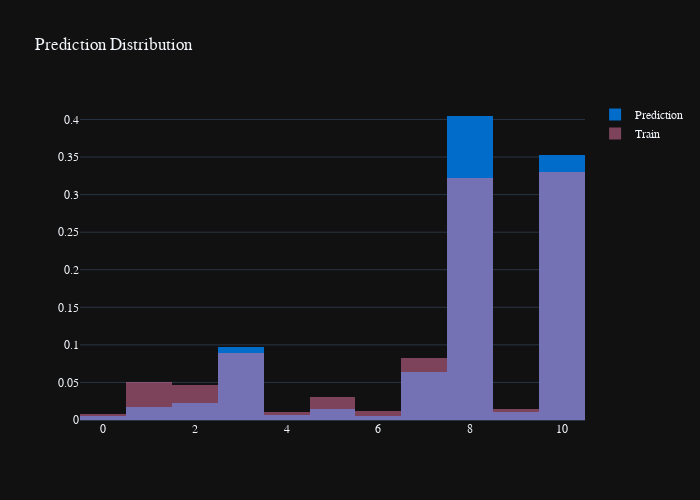

Notebook source saved alongside this figure:
### Code cell
fig = go.Figure(layout=plotly_template['layout'])
fig.add_trace(
    go.Histogram(
        x=test_df[Config.target],
        name=f'Prediction',
        histnorm='probability',
        marker=dict(color=color_palette['Bin'][0]),
        #line=dict(color='black')
    ),
)

fig.add_trace(
    go.Histogram(
        x=df_train[Config.target],
        name=f'Train',
        histnorm='probability',
        marker=dict(color=color_palette['Bin'][1]),
        opacity=0.5
        #line=dict(color='black')
    ),
)

fig.update_layout(
    title='Prediction Distribution',
    barmode='overlay',
    uniformtext_minsize=15,
    uniformtext_mode='hide',
    width=700)

fig.show()

### Figure 1 — Plotly figure (JSON) as saved in the notebook; plotly's stock layout.template omitted (floating-point values rounded to 4 significant figures; data arrays with more than 128 entries replaced by an {"elided": "..."} marker saying what was removed)
{"data": [{"histnorm": "probability", "marker": {"color": "#016CC9"}, "name": "Prediction", "type": "histogram", "x": {"elided": "4046 int values"}}, {"histnorm": "probability", "marker": {"color": "#E876A3"}, "name": "Train", "opacity": 0.5, "type": "histogram", "x": {"elided": "4046 int values"}}], "layout": {"barmode": "overlay", "font": {"family": "Franklin Gothic", "size": 12}, "height": 500, "title": {"text": "Prediction Distribution"}, "uniformtext": {"minsize": 15, "mode": "hide"}, "width": 700}}
